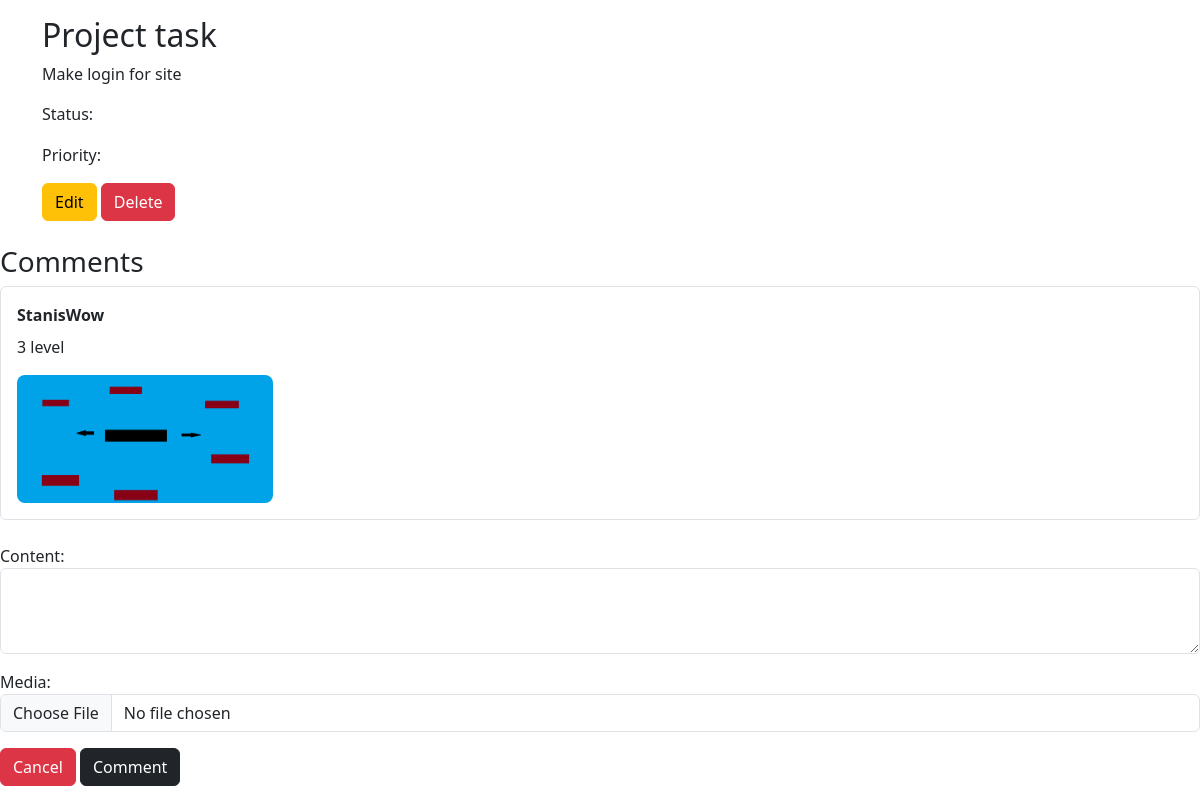
Before: /3/ (signed in) with the older database file.
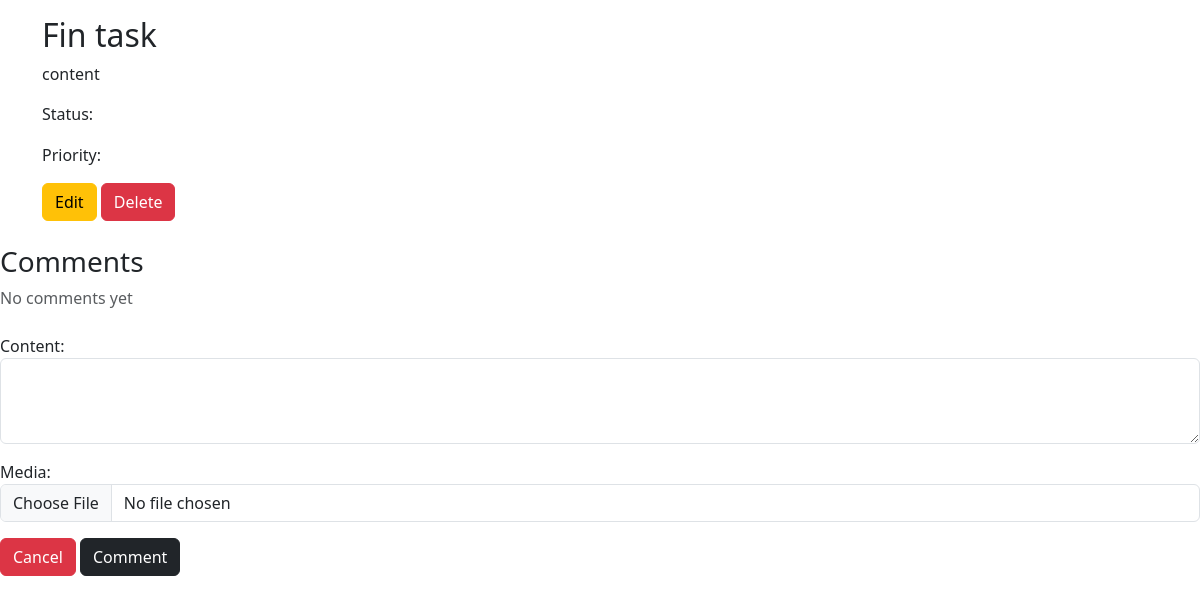
After: the same page with the newer database file.
### task_app/models.py (models this page shows, shortened)
class Task(models.Model):
    STATUS_CHOICES = [
        ("todo", "To Do"),
        ("in_progress", "In progress"),
        ("done", "Done"),
                ]
    PRIORITY_CHOICES = [
        ("low", "Low"),
        ("medium", "Medium"),
        ("high", "High"),
                ]
    title = models.CharField(max_length=256)
    description = models.CharField(max_length=512)
    status = models.CharField(max_length=20, choices=STATUS_CHOICES, default="todo")
    priority = models.CharField(max_length=20, choices=PRIORITY_CHOICES, default="low")
    due_date = models.DateField(null=True, blank=True)
    creator = models.ForeignKey(User, on_delete=models.CASCADE, related_name="trasks")
    created_at = models.DateTimeField(auto_now_add=True)
    folder = models.ForeignKey(
                Folder,
                on_delete=models.CASCADE,
                related_name="tasks",
                null=True,
                blank=True,
                default=None)

class Comment(models.Model):
    task = models.ForeignKey(Task, on_delete=models.CASCADE, related_name='comments')
    author = models.ForeignKey(User, on_delete=models.CASCADE, related_name='comments')
    content = models.TextField()
    created_at = models.DateTimeField(auto_now_add=True)
    media = models.FileField(upload_to="comments_media/", blank=True, null=True)

### task_app/views.py (the view, shortened to what this page needs)
# urls.py: path('<int:pk>/', views.TaskDetailView.as_view(), name="task_detail"),
class TaskDetailView(LoginRequiredMixin, DetailView):
    model = models.Task
    context_object_name = "task"
    template_name = "tasks/task_detail.html"
    def get_context_data(self, **kwargs):
        context = super().get_context_data(**kwargs)
        context['comment_form'] = CommentForm()
        return context

### task_app/forms.py
class CommentForm(forms.ModelForm):
    class Meta:
        model = Comment
        fields = ['content', 'media']
        widgets = {
            'content': forms.Textarea(attrs={
                'class': 'form-control',
                'rows': 3,
            }),
            'media': forms.ClearableFileInput(attrs={
                'class': 'form-control',
            })
        }

### task_app/templatetags/custom_tags.py (called while the page is built)
@register.filter(name="endswith")
def endswith(value, arg):
    return value.lower().endswith(arg.lower())

### templates/tasks/task_detail.html (shortened to what this page needs)
{% extends 'base.html'%}
{% block content %}
{% load custom_tags %}
<div class="container mt-3">
    <h2>{{ task.title }}</h2>
    <p>{{ task.description }}</p>
    <p>Status: <span class="badge badge-primary">{{ task.status }}</span></p>
    <p>Priority: <span class="badge badge-secondary">{{ task.priority }}</span></p>
    <a href="{% url 'tasks:task_update' task.id %}" class="btn btn-warning">Edit</a>
    <a href="{% url 'tasks:task_delete' task.id %}" class="btn btn-danger">Delete</a>
</div>
<div class="comments mt-4">
    <h3>Comments</h3>
    {% for comment in task.comments.all %}
        <div class="comment mb-3 p-3 border rounded">
            <div class="d-flex justify-content-between">
                <strong>{{ comment.author.username }}</strong>
            </div>
            <p class="mt-2">{{ comment.content }}</p>
            {% if comment.media %}
                <div class="comment-media mt-2">
                    {% if comment.media.url|endswith:".jpg" or comment.media.url|endswith:".png" or comment.media.url|endswith:".jpeg" or comment.media.url|endswith:".gif" %}
                        <img src="{{ comment.media.url }}" alt="Comment image" class="img-fluid" style="max-width: 256px; border-radius: 8px;">
                    {% elif comment.media.url|endswith:".mp4" %}
                        <video style="max-width: 256px; width: 100%; border-radius: 8px;" controls>
                            <source src="{{ comment.media.url }}" type="video/mp4">
                            Your browser does not support the video tag.
                        </video>
                    {% else %}
                        <a href="{{ comment.media.url }}" class="btn btn-sm btn-outline-primary">
                            <i class="bi bi-download"></i> Download file
                        </a>
                    {% endif %}
                </div>
            {% endif %}
        </div>
    {% empty %}
        <p class="text-muted">No comments yet</p>
    {% endfor %}
    <div class="add-comment mt-4">
        <form action="{% url 'tasks:task_detail' task.id %}" method="post" enctype="multipart/form-data">
            {{ comment_form.as_p }}
            <button type="submit" class="btn btn-danger">Cancel</button>
            <button type="submit" class="btn btn-dark">Comment</button>
        </form>
    </div>
</div>
{% endblock %}

### templates/base.html (shortened to what this page needs)
<!DOCTYPE html>
<html lang="en">
<head>
    <link href="https://cdn.jsdelivr.net/npm/bootstrap@5.3.0/dist/css/bootstrap.min.css" rel="stylesheet">
    <link rel="stylesheet" href="https://cdn.jsdelivr.net/npm/bootstrap-icons@1.11.0/font/bootstrap-icons.css">
    <link rel="stylesheet" href="https://cdn.jsdelivr.net/npm/simplebar@latest/dist/simplebar.css">
    {% load static %}
    <link rel="stylesheet" href="{% static 'css/modal_style.css'%}">
</head>
<body>
    {% block content %}
    {% endblock %}
</body>
</html>

Changed rows visible on the page:
removed Comment: author.username "StanisWow", content "3 level", media (picture)
changed Task: title "Project task" → "Fin task"; description "Make login for site" → "content"
Other visible differences:
text now shown: "No comments yet"
